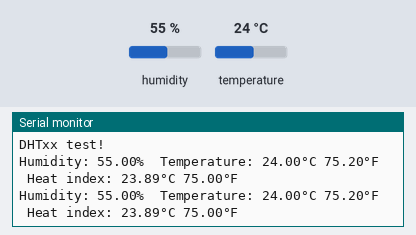
Bench run of a sketch on a simulated Arduino Uno, built with avr-gcc and run on an emulated ATmega328P. Parts: the last lines printed to the serial monitor. The inputs (shaded band) are chosen by the test bench; at power-on: humidity 55 %, temperature 24 °C.

Above: at 4.8 s.
4.9 s: humidity set to 22 %
At 6.5 s:
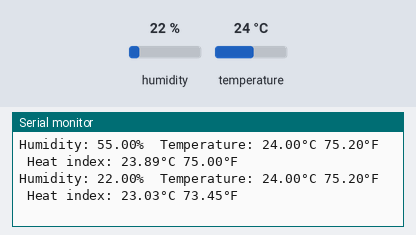
7.9 s: temperature set to 12 °C
At 9.5 s:
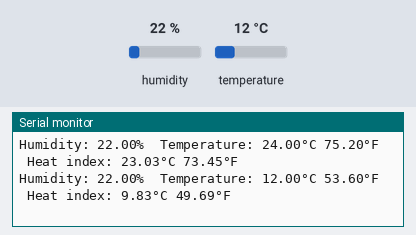
10.9 s: humidity set to 40 %
At 13.0 s:
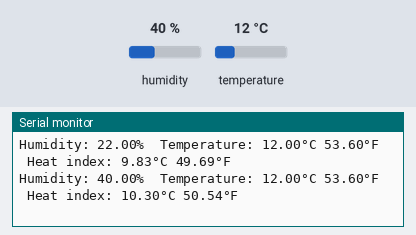
13.9 s: humidity set to 22 %
At 14.8 s:
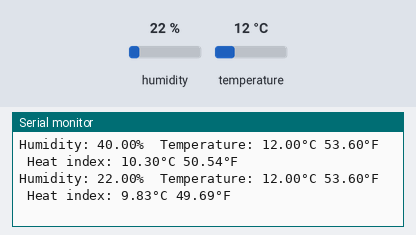
Timing chart, 0 to 16.9 s (numbered marks = the images above; inputs shaded):
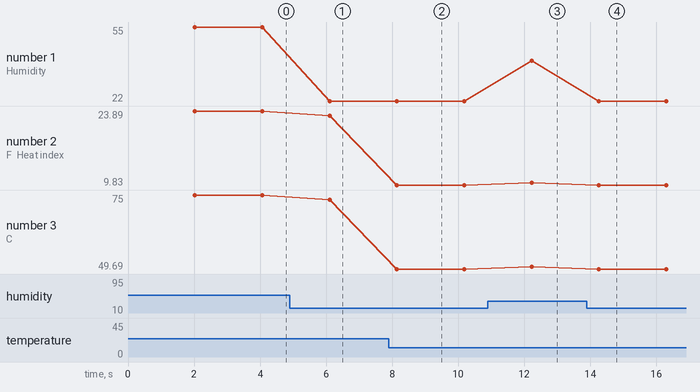

The sketch:

sketch_may10c.ino
```cpp
#include "DHT.h"
#define DHTPIN 8
#define DHTTYPE DHT11
DHT dht(DHTPIN, DHTTYPE);

void setup() {
  Serial.begin(9600);
  Serial.println(F("DHTxx test!"));

  dht.begin();
}

void loop() {
  // put your main code here, to run repeatedly:
  delay(2000);
  float h = dht.readHumidity();
  float t = dht.readTemperature();
  float f = dht.readTemperature(true);

  if (isnan(h) || isnan(t) || isnan(f)) {
    Serial.println(F("Failed to read from DHT sensor!"));
    return;
  }
    float hif = dht.computeHeatIndex(f, h);
    float hic = dht.computeHeatIndex(t, h, false);
    Serial.print(F("Humidity: "));
  Serial.print(h);
  Serial.print(F("%  Temperature: "));
  Serial.print(t);
  Serial.print(F("°C "));
  Serial.print(f);
  Serial.print(F("°F  Heat index: "));
  Serial.print(hic);
  Serial.print(F("°C "));
  Serial.print(hif);
  Serial.println(F("°F"));

}
```

Measured:
- after the input at 4.9 s, the serial monitor: prints a new line after 1.2 s (image 1)
- after the input at 7.9 s, the serial monitor: prints a new line after 0.24 s (image 2)
- after the input at 10.9 s, the serial monitor: prints a new line after 1.3 s (image 3)
- after the input at 13.9 s, the serial monitor: prints a new line after 0.36 s (image 4)
- plotted number 1: 55 → 22 after the input at 4.9 s, 22 → 40 after the input at 10.9 s, 40 → 22 after the input at 13.9 s
- plotted number 2: 23.89 → 23.03 after the input at 4.9 s, 23.03 → 9.83 after the input at 7.9 s, 9.83 → 10.3 after the input at 10.9 s, 10.3 → 9.83 after the input at 13.9 s
- plotted number 3: 75 → 73.45 after the input at 4.9 s, 73.45 → 49.69 after the input at 7.9 s, 49.69 → 50.54 after the input at 10.9 s, 50.54 → 49.69 after the input at 13.9 s
